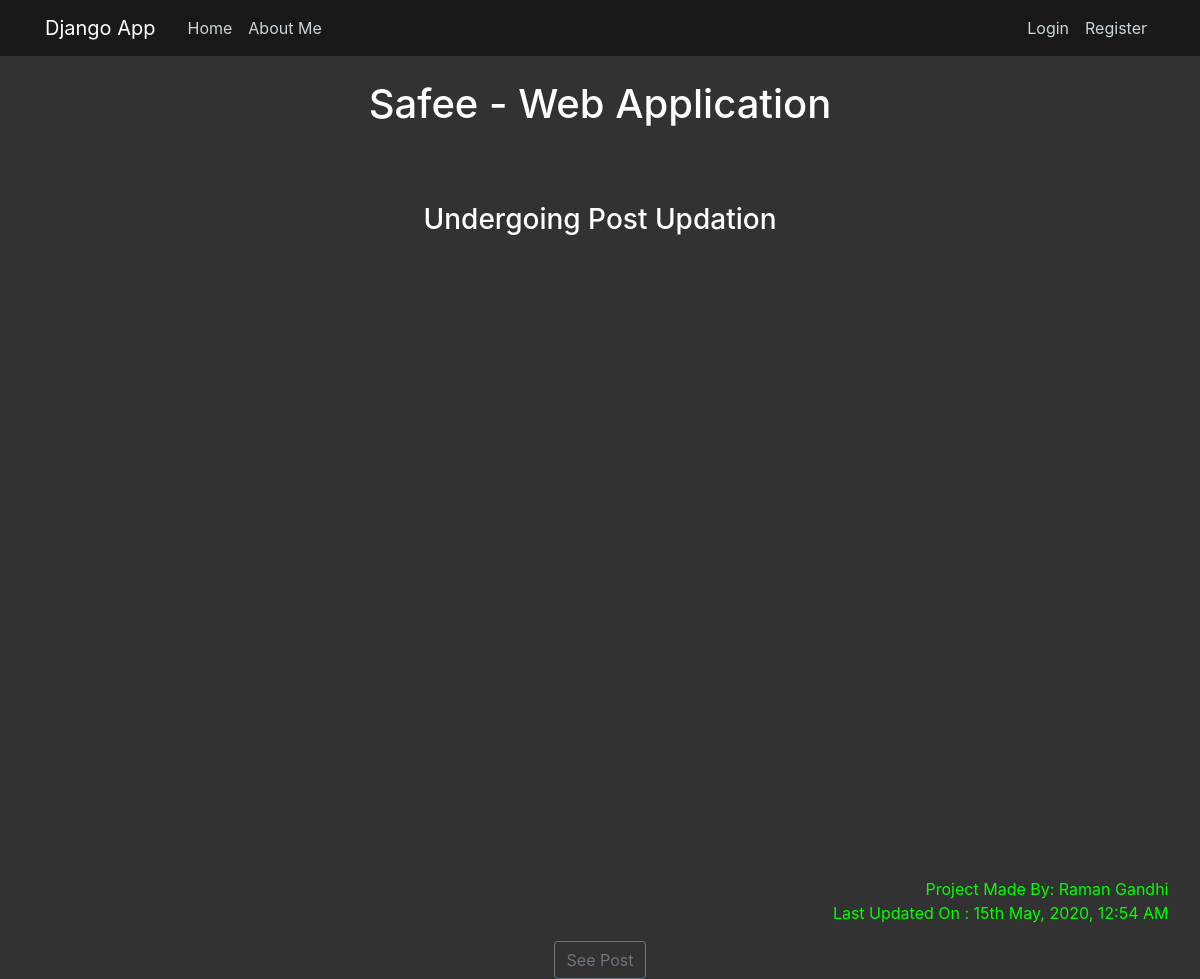
Before: / with the older database file.
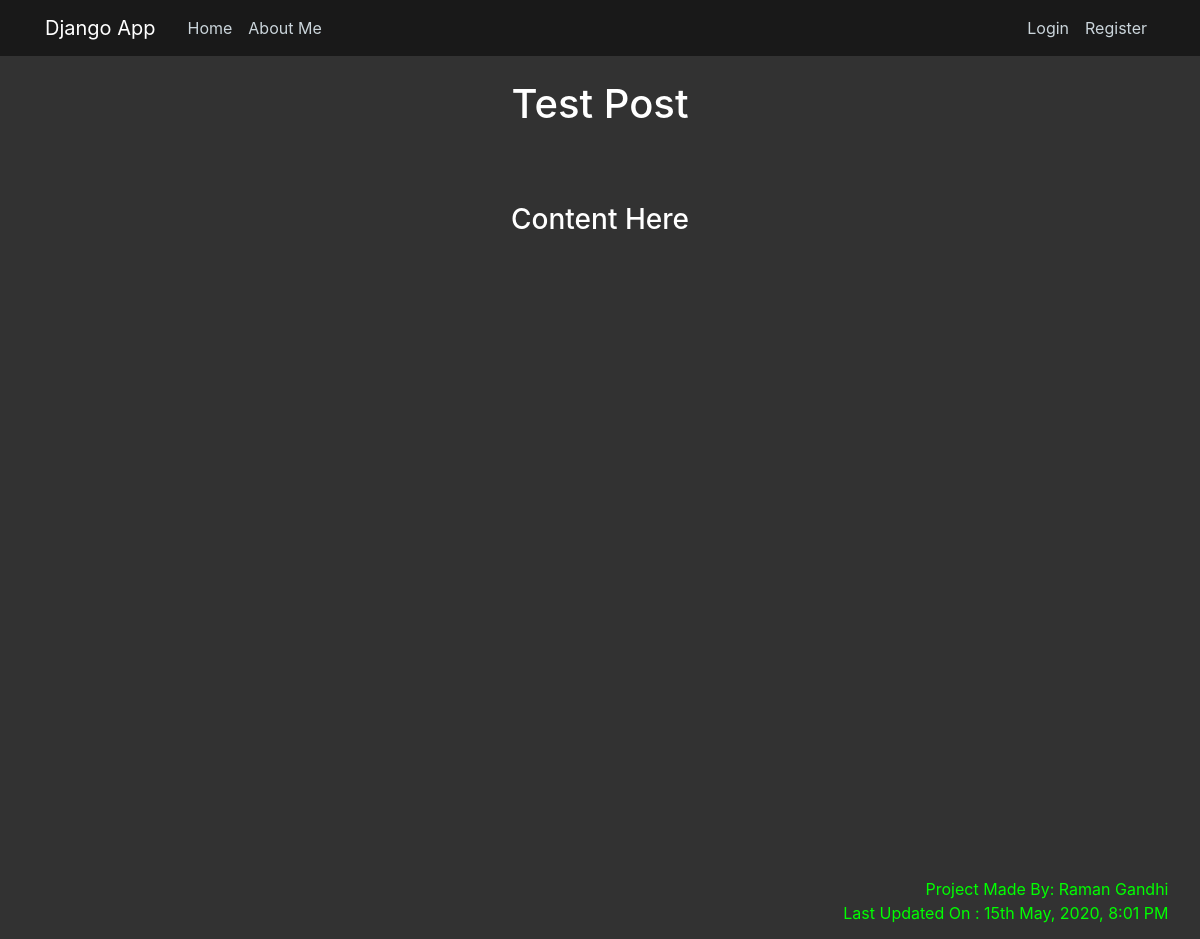
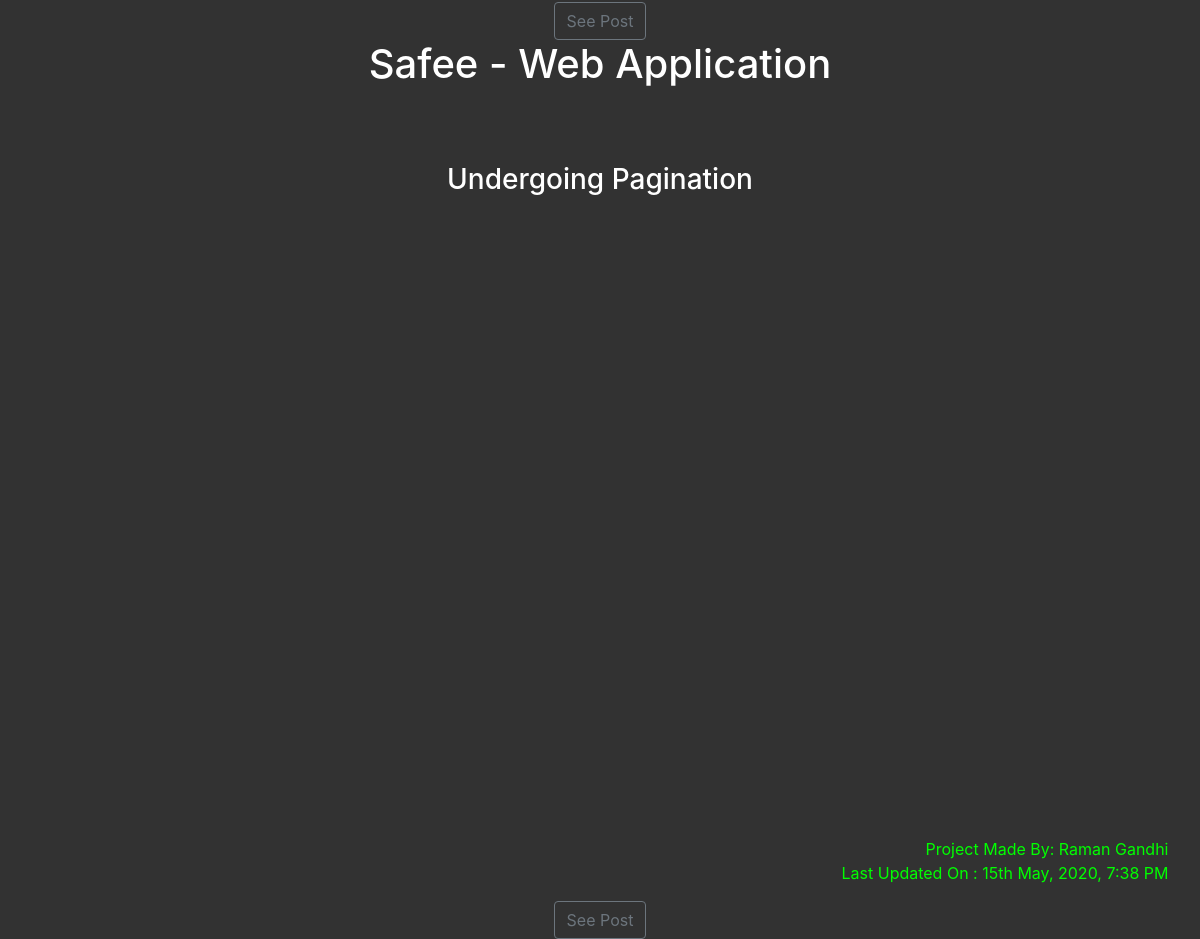
After: the same page with the newer database file (2 pictures, top to bottom).
### safee/models.py (models this page shows, shortened)
class Post(models.Model):
    title = models.CharField(max_length=100)
    content = models.TextField()
    date_posted = models.DateTimeField(default=timezone.now)
    author = models.ForeignKey(User, on_delete=models.CASCADE)

### safee/views.py (the view)
# urls.py: path('', PostListView.as_view(), name = 'safee'),
class PostListView(ListView):
    model = Post
    template_name = 'safee/home.html'  # <app>/<model>_<viewtype>.html
    context_object_name = 'posts'
    ordering = ['-date_posted']

### safee/templates/safee/home.html
{% extends "safee/base.html" %}
{% block content %}
	{% for post in posts %}
		<h1 style="text-align:center;">
			{{ post.title }}
		</h1>
		<h3 style="text-align:center;">
			<br><br>
			{{ post.content }}
		</h3>
		<h1><br><br><br><br><br><br><br><br><br><br><br><br><br></h1>
		<p style="text-align:right;">
			Project Made By: Raman Gandhi&nbsp;&nbsp;&nbsp;&nbsp;&nbsp;&nbsp;&nbsp;
			<br>
			Last Updated On : {{ post.date_posted|date:"jS F, Y, f A" }}&nbsp;&nbsp;&nbsp;&nbsp;&nbsp;&nbsp;&nbsp;
		</p>
		<div style="text-align: center;">
			<a class="btn btn-outline-secondary" href="{% url 'post-detail' post.id %}">
				See Post
			</a>
		</div>
	{% endfor %}
{% endblock content %}

Changed rows visible on the page:
added Post: title "Test Post", content "Content Here", date_posted "15th May, 2020, 8:01 PM"
changed Post "Safee - Web Application": content "Undergoing Post Updation" → "Undergoing Pagination"; date_posted "15th May, 2020, 12:54 AM" → "15th May, 2020, 7:38 PM"
